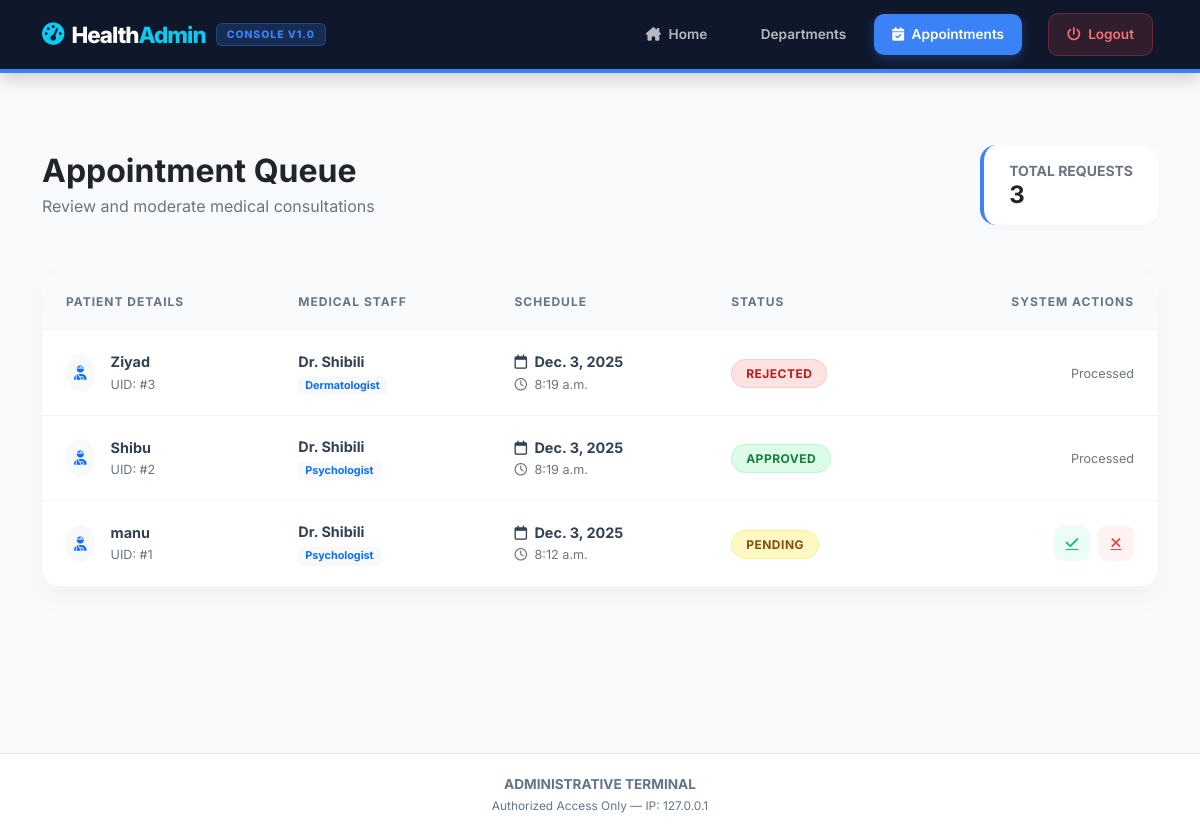
Page /admin-appointment-list/ (signed in) on the earlier database version.
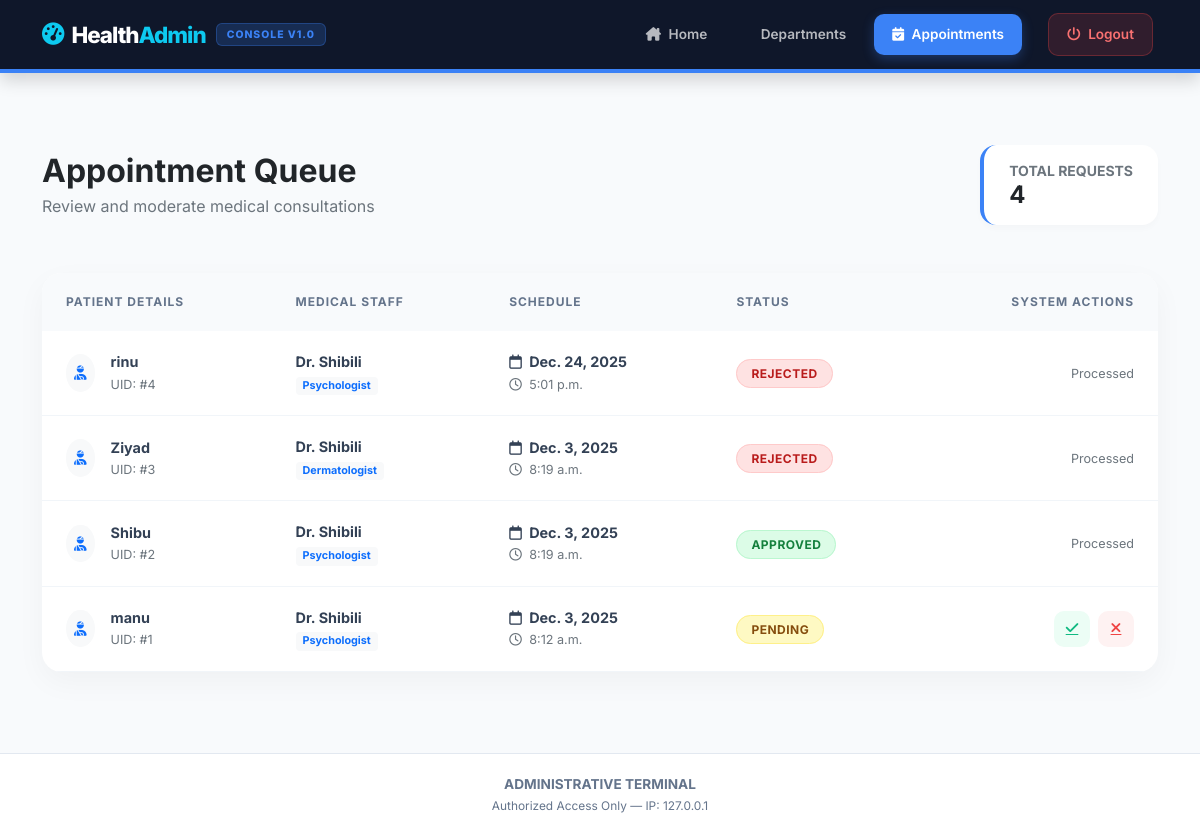
Same page on the later database version.
### app1/models.py (models this page shows, shortened)
class Appointment_model(models.Model):
    STATUS_CHOICES = [
        ('pending', 'Pending'),
        ('approved', 'Approved'),
        ('rejected', 'Rejected'),
    ]
    patient = models.ForeignKey(Add_patient_model, on_delete=models.CASCADE, related_name='appointments')
    doctor  = models.ForeignKey(Add_doctor_model, on_delete=models.CASCADE, related_name='appointments')
    date    = models.DateField(default=timezone.now)
    time    = models.TimeField(default=timezone.now)
    status  = models.CharField(max_length=20, choices=STATUS_CHOICES, default='pending')
    reason  = models.TextField(null=True, blank=True)

class Add_patient_model(models.Model):
    user = models.ForeignKey(
        User,
        on_delete=models.CASCADE,
        null=True,
        blank=True,
        related_name='patients'
    )
    name = models.CharField("Patient Name", max_length=50)
    age = models.IntegerField("Age")
    choice_field = [('male', 'Male'), ('female', 'Female')]
    gender = models.CharField("Gender", choices=choice_field)
    department = models.ForeignKey(
        Department_model,
        on_delete=models.CASCADE,
        related_name='patient'
    )

class Add_doctor_model(models.Model):
    department = models.ForeignKey(Department_model, on_delete=models.CASCADE, related_name='doctor')
    name = models.CharField("doctor name", max_length=50)
    age = models.IntegerField("doctor age")
    choice_field = [('male', 'Male'), ('female', 'Female')]
    gender = models.CharField("gender", max_length=10, choices=choice_field)  # ✅ add max_length

class Department_model(models.Model):
    name = models.CharField("Add Department", max_length=50)

### app1/views.py (the view)
# urls.py: path('admin-appointment-list/', views.Admin_appointment_list.as_view(), name="admin-appointment-list"),
@method_decorator(login_required, name='dispatch')
class Admin_appointment_list(View):
    def get(self, request):
        appts = Appointment_model.objects.select_related('patient', 'doctor').order_by('-id')
        return render(request, 'admin1/appointment_list.html', {'appointments': appts})

### app1/context_processor.py (called while the page is built)
def first_department(request):
    return {'first_dept': Department_model.objects.first()}

### templates/admin1/appointment_list.html (shortened to what this page needs)
{% extends 'admin1/base.html' %}
{% block content %}
<div class="container-fluid py-4">
    <div class="row align-items-center mb-5">
        <div class="col-md-6">
            <h2 class="fw-bold text-dark mb-1">Appointment Queue</h2>
            <p class="text-muted mb-0">Review and moderate medical consultations</p>
        </div>
        <div class="col-md-6 text-md-end mt-3 mt-md-0">
            <div class="d-flex justify-content-md-end gap-3">
                <div class="stat-pill text-start">
                    <small class="text-muted fw-bold d-block">TOTAL REQUESTS</small>
                    <span class="h4 fw-bold">{{ appointments.count }}</span>
                </div>
            </div>
        </div>
    </div>
    <div class="data-card">
        <div class="table-responsive">
            <table class="table mb-0">
                <thead>
                    <tr>
                        <th class="ps-4">Patient Details</th>
                        <th>Medical Staff</th>
                        <th>Schedule</th>
                        <th>Status</th>
                        <th class="text-end pe-4">System Actions</th>
                    </tr>
                </thead>
                <tbody>
                    {% for a in appointments %}
                    <tr>
                        <td class="ps-4">
                            <div class="d-flex align-items-center gap-3">
                                <div class="bg-light rounded-circle p-2 text-primary">
                                    <i class="fa-solid fa-user-injured"></i>
                                </div>
                                <div>
                                    <div class="fw-bold">{{ a.patient.name }}</div>
                                    <small class="text-muted">UID: #{{ a.id }}</small>
                                </div>
                            </div>
                        </td>
                        <td>
                            <div class="fw-bold">Dr. {{ a.doctor.name }}</div>
                            <span class="badge bg-light text-primary border-0 small">{{ a.doctor.department.name }}</span>
                        </td>
                        <td>
                            <div class="fw-bold"><i class="fa-regular fa-calendar me-1"></i> {{ a.date }}</div>
                            <small class="text-muted"><i class="fa-regular fa-clock me-1"></i> {{ a.time }}</small>
                        </td>
                        <td>
                            {% if a.status == 'approved' %}
                                <span class="status-pill pill-approved">Approved</span>
                            {% elif a.status == 'rejected' %}
                                <span class="status-pill pill-rejected">Rejected</span>
                            {% else %}
                                <span class="status-pill pill-pending">Pending</span>
                            {% endif %}
                        </td>
                        <td class="text-end pe-4">
                            {% if a.status == 'pending' %}
                            <div class="d-flex justify-content-end gap-2">
                                <a href="{% url 'approve-appointment' a.id %}" class="btn-action btn-approve" title="Approve">
                                    <i class="fa-solid fa-check"></i>
                                </a>
                                <a href="{% url 'reject-appointment' a.id %}" class="btn-action btn-reject" title="Reject">
                                    <i class="fa-solid fa-xmark"></i>
                                </a>
                            </div>
                            {% else %}
                                <span class="text-muted small italic">Processed</span>
                            {% endif %}
                        </td>
                    </tr>
                    {% endfor %}
                </tbody>
            </table>
        </div>
    </div>
</div>
{% endblock %}

### templates/admin1/base.html (shortened to what this page needs)
<!DOCTYPE html>
<html lang="en">
<head>
    <link rel="stylesheet" href="https://cdnjs.cloudflare.com/ajax/libs/font-awesome/6.4.0/css/all.min.css">
    <link href="https://cdn.jsdelivr.net/npm/bootstrap@5.0.2/dist/css/bootstrap.min.css" rel="stylesheet">
</head>
<body>
    <nav class="navbar navbar-expand-lg navbar-dark admin-navbar sticky-top shadow">
        <div class="container">
            <a class="navbar-brand text-white" href="{% url 'admin-home' %}">
                <i class="fa-solid fa-gauge-high me-2 text-info"></i>
                Health<span class="text-info">Admin</span>
                <span class="admin-label">Console v1.0</span>
            </a>
            <div class="collapse navbar-collapse justify-content-end" id="adminNavbar">
                <ul class="navbar-nav align-items-center">
                    <li class="nav-item">
                        <a class="nav-link {% if request.resolver_match.url_name == 'admin-home' %}active-admin{% endif %}" href="{% url 'admin-home' %}">
                            <i class="fa-solid fa-house-chimney me-1"></i> Home
                        </a>
                    </li>
                    <li class="nav-item">
                        <a class="nav-link {% if request.resolver_match.url_name == 'admin-department' %}active-admin{% endif %}" href="{% url 'admin-department' %}">
                             Departments
                        </a>
                    </li>
                    <li class="nav-item">
                        <a class="nav-link {% if request.resolver_match.url_name == 'admin-appointment-list' %}active-admin{% endif %}" href="{% url 'admin-appointment-list' %}">
                            <i class="fa-solid fa-calendar-check me-1"></i> Appointments
                        </a>
                    </li>
                    <li class="nav-item ms-lg-3">
                        <a class="nav-link btn-logout px-3" href="{% url 'logout' %}">
                            <i class="fa-solid fa-power-off me-1"></i> Logout
                        </a>
                    </li>
                </ul>
            </div>
        </div>
    </nav>
    <main class="admin-main container">
        {% block content %}
        {% endblock %}
    </main>
    <footer class="text-center">
        <div class="container">
            <p class="mb-0 fw-bold">ADMINISTRATIVE TERMINAL</p>
            <small>Authorized Access Only — IP: {{ request.META.REMOTE_ADDR }}</small>
        </div>
    </footer>
</body>
</html>

### templates/admin1/base.html (style rules this page uses)
:root { --admin-bg: #f8fafc; --nav-dark: #0f172a; --accent-green: #10b981; --accent-blue: #3b82f6; }
body { background-color: var(--admin-bg); font-family: 'Inter', sans-serif; margin: 0; }
.admin-navbar { background-color: var(--nav-dark) !important; padding: 0.8rem 0; border-bottom: 4px solid var(--accent-blue); }
.navbar-brand { font-weight: 800; letter-spacing: -1px; font-size: 1.4rem; display: flex; align-items: center; }
.admin-label { background: rgba(59, 130, 246, 0.2); color: var(--accent-blue); font-size: 0.65rem; text-transform: uppercase; padding: 3px 10px; border-radius: 6px; margin-left: 10px; letter-spacing: 1px; border: 1px solid rgba(59, 130, 246, 0.3); }
.nav-link { color: rgba(255, 255, 255, 0.7) !important; font-size: 0.85rem; font-weight: 600; margin: 0 5px; padding: 10px 18px !important; border-radius: 10px; transition: all 0.2s ease; }
.nav-link.active-admin { color: #fff !important; background: var(--accent-blue); box-shadow: 0 4px 12px rgba(59, 130, 246, 0.3); }
.btn-logout { background: rgba(239, 68, 68, 0.15); color: #f87171 !important; border: 1px solid rgba(239, 68, 68, 0.3); }
.admin-main { padding: 3rem 0; min-height: 85vh; }
footer { background: #fff; padding: 20px 0; border-top: 1px solid #e2e8f0; color: #64748b; font-size: 0.85rem; }

### templates/admin1/appointment_list.html (style rules this page uses)
.status-pill { padding: 6px 14px; border-radius: 50px; font-size: 0.75rem; font-weight: 700; text-transform: uppercase; letter-spacing: 0.5px; border: 1px solid transparent; }
.pill-approved { background: #dcfce7; color: #15803d; border-color: #bbf7d0; }
.pill-pending { background: #fef9c3; color: #854d0e; border-color: #fef08a; }
.pill-rejected { background: #fee2e2; color: #b91c1c; border-color: #fecaca; }
.data-card { background: white; border-radius: 20px; border: none; box-shadow: 0 10px 30px rgba(0, 0, 0, 0.04); overflow: hidden; }
.table thead th { background-color: #f8fafc; color: #64748b; font-size: 0.75rem; text-transform: uppercase; letter-spacing: 1px; padding: 20px; border: none; }
.table tbody td { padding: 20px; vertical-align: middle; border-bottom: 1px solid #f1f5f9; font-size: 0.9rem; color: #334155; }
.btn-action { width: 36px; height: 36px; padding: 0; display: inline-flex; align-items: center; justify-content: center; border-radius: 10px; transition: 0.2s; border: none; }
.btn-approve { background: #ecfdf5; color: #10b981; }
.btn-reject { background: #fef2f2; color: #ef4444; }
.stat-pill { background: white; padding: 15px 25px; border-radius: 16px; border-left: 4px solid #3b82f6; box-shadow: 0 4px 6px rgba(0,0,0,0.02); }

Differences in the rows shown:
added Appointment_model: patient.name "rinu", id "4", doctor.name "Shibili", doctor.department.name "Psychologist", date "Dec. 24, 2025", time "5:01 p.m.", status "REJECTED"
Other differences:
{{ appointments.count }}: "3" → "4"
